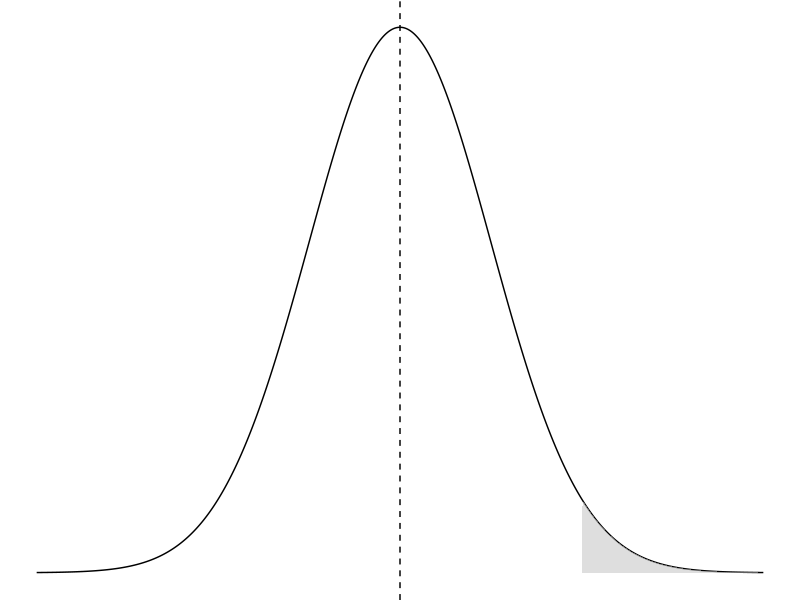
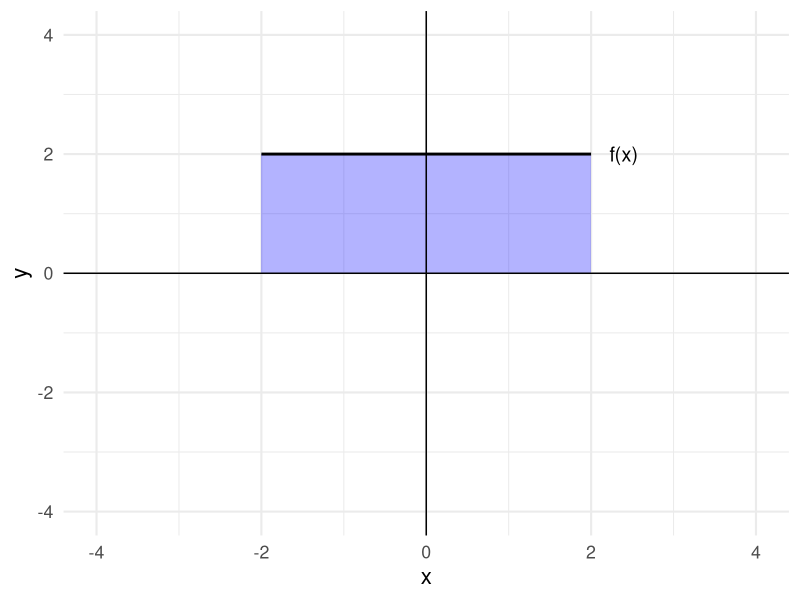
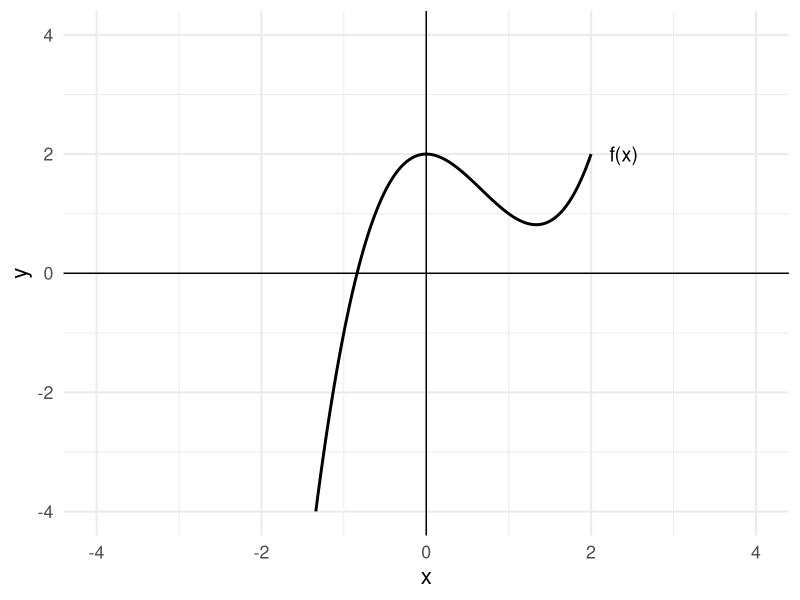
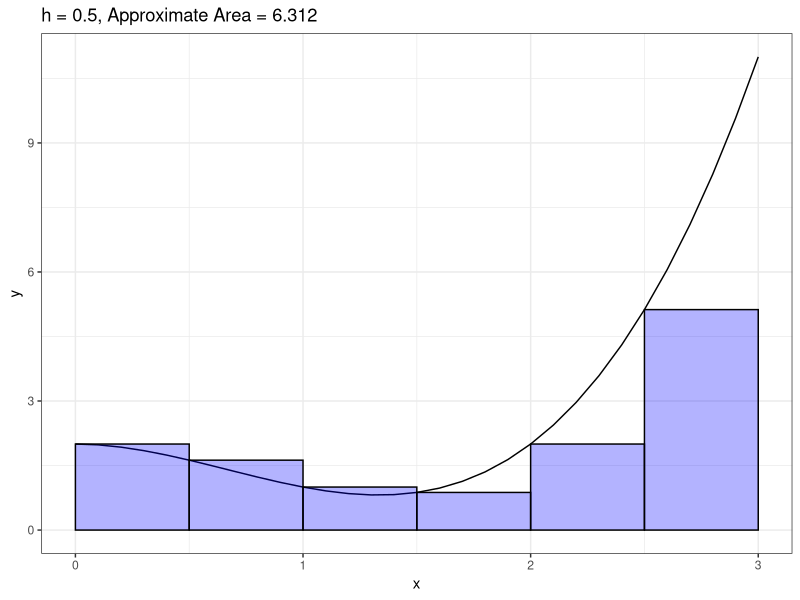
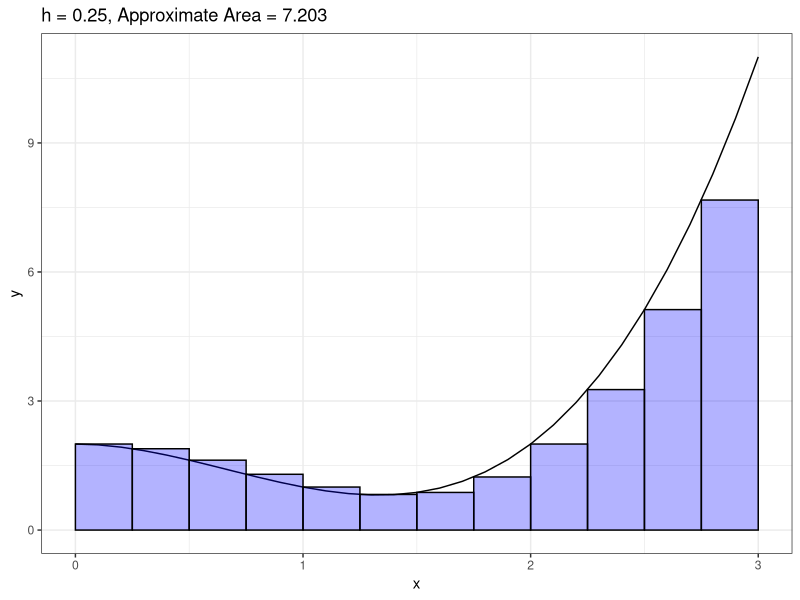
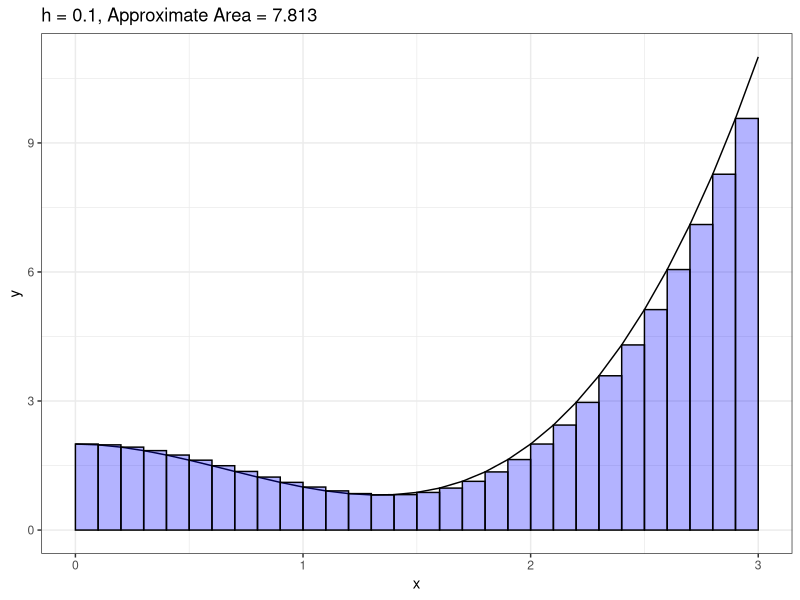
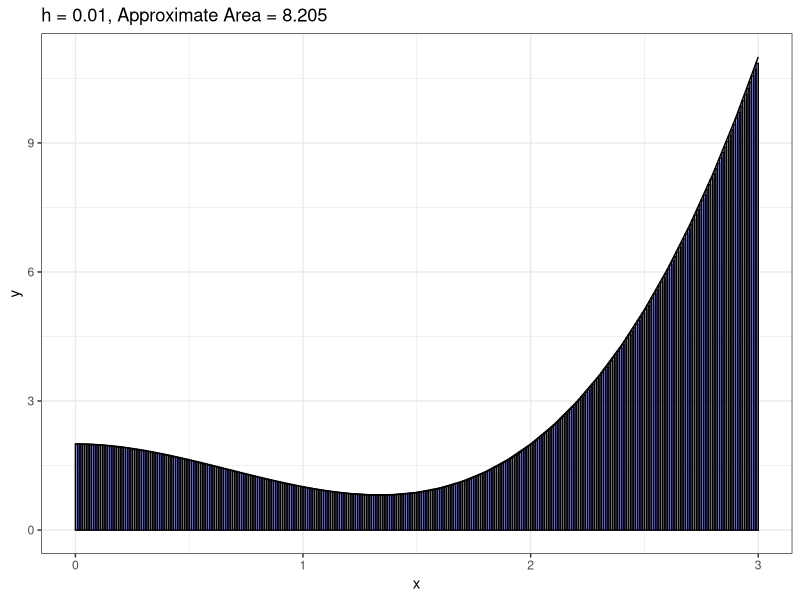
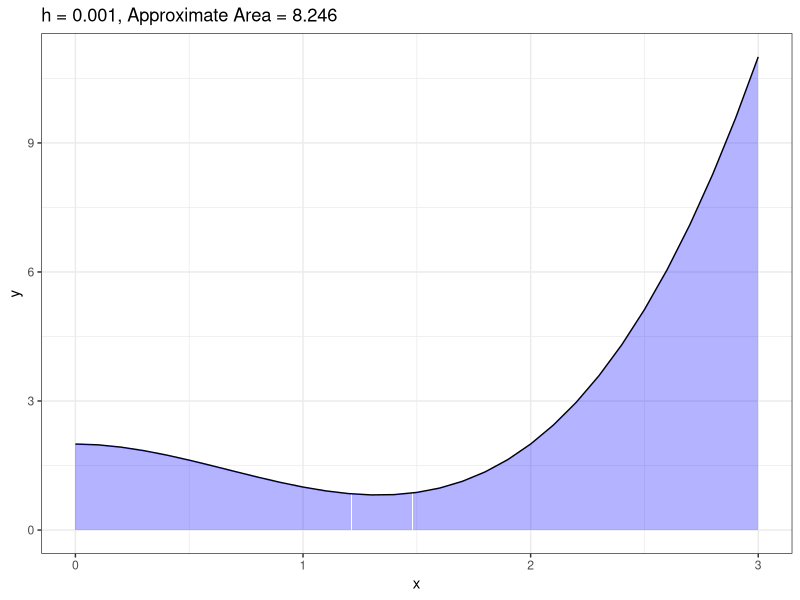

The R script that drew these images, in order:
## ---- chunk 1
library(tidyverse)
theme_set(theme_minimal(base_size = 16))
knitr::opts_chunk$set(comment=NA, fig.width=7, fig.height=5, 
                      fig.align = 'center', out.width = 600,
                      message=FALSE, warning=FALSE, echo=FALSE)
## ---- chunk 2

# plot a gaussian and shade a part of it
mu <- 0
sigma <- 1

# http://www.sthda.com/english/wiki/ggplot2-area-plot-quick-start-guide-r-software-and-data-visualization
d <- tibble(x = seq(-4, 4, 0.01),
            y = dnorm(x, mean = mu, sd = sigma))

ggplot(data = d) +
  geom_line(mapping = aes(x=x,y=y)) +
  geom_area(mapping = aes(x=x, y = if_else(x > 2, y, 0)),
            fill = 'gray', alpha = 0.5) + 
  theme_void() +
  geom_vline(xintercept = mu, linetype = 'dashed')
## ---- chunk 3

data = tibble(x = -2:2,
              y = 2)

ggplot() +
  geom_rect(aes(xmin = -2, xmax = 2, ymin = 0, ymax = 2),
            alpha = 0.3, fill = 'blue') + 
  geom_line(data = data, aes(x=x,y=y), size = 1) +
  scale_x_continuous(limits = c(-4,4)) +
  scale_y_continuous(limits = c(-4,4)) +
  geom_hline(yintercept = 0) + geom_vline(xintercept = 0) + 
  xlab('x') + ylab('y') + 
  geom_text(aes(x=2.4,y=2, label='f(x)'), size = 5)


## ---- chunk 4

f <- function(x){
  x^3 - 2*x^2 + 2
}

# f <- function(x){
#   0.7*x^2
# }

x <- seq(-2,2,0.01)

data <- tibble(x=x,
               y=f(x))

ggplot() +
  geom_line(data = data, aes(x=x,y=y), size = 1) +
  scale_x_continuous(limits = c(-4,4)) +
  scale_y_continuous(limits = c(-4,4)) +
  geom_hline(yintercept = 0) + geom_vline(xintercept = 0) + 
  xlab('x') + ylab('y') + 
  geom_text(aes(x=2.4,y=2, label='f(x)'), size = 5)


## ---- chunk 5
# function to plot Riemann sums

riemann_plot <- function(x_minimum, x_maximum, f, h,
                         rectangle_outline = 'black'){
  
  # create x and y variables
  x <- seq(x_minimum,x_maximum,0.1)
  y <- f(x)
  
  # rectangle dimensions
  x_rectangles <- seq(x_minimum, x_maximum - h, h)
  y_rectangles <- f(seq(x_minimum, x_maximum - h, h))
  
  # approximate area
  approximate_area <- sum(y_rectangles * h)
  
  # rectangle dataframe for plot
  rectangles <- tibble(xmin = x_rectangles,
                       xmax = seq(x_minimum + h, x_maximum, h),
                       ymin = 0,
                       ymax = f(xmin))
  
  
  # return ggplot object
  ggplot() +
    geom_line(data = tibble(x,y),
              aes(x=x,y=y)) +
    geom_rect(data = rectangles,
              aes(xmin = xmin, xmax = xmax, ymin = ymin, ymax = ymax),
              fill = 'blue', color = rectangle_outline, alpha = 0.3) +
    labs(title = paste0("h = ", h, 
                        ", Approximate Area = ", round(approximate_area, 3))) +
    theme_bw()
}

## ---- chunk 6

f <- function(x){
  x^3 - 2*x^2 + 2
}

riemann_plot(x_minimum = 0,
             x_maximum = 3,
             f = f,
             h = 0.5)
## ---- chunk 7

riemann_plot(x_minimum = 0,
             x_maximum = 3,
             f = f,
             h = 0.25)
## ---- chunk 8

riemann_plot(x_minimum = 0,
             x_maximum = 3,
             f = f,
             h = 0.1)
## ---- chunk 9

riemann_plot(x_minimum = 0,
             x_maximum = 3,
             f = f,
             h = 0.01)
## ---- chunk 10

riemann_plot(x_minimum = 0,
             x_maximum = 3,
             f = f,
             h = 0.001,
             rectangle_outline = NA)
## ---- chunk 11

x = -1:5

ggplot(data = tibble(x)) +
  geom_line(aes(x=x,y=x), size = 1) +
  geom_vline(xintercept = 0) +
  geom_hline(yintercept = 0) +
  xlab('x') + ylab('f(x)') +
  geom_vline(xintercept = 4, linetype = 'dashed', color = 'blue')

## ---- chunk 12

riemann_plot(x_minimum = 0,
             x_maximum = 3,
             f = f,
             h = 0.001,
             rectangle_outline = NA)
